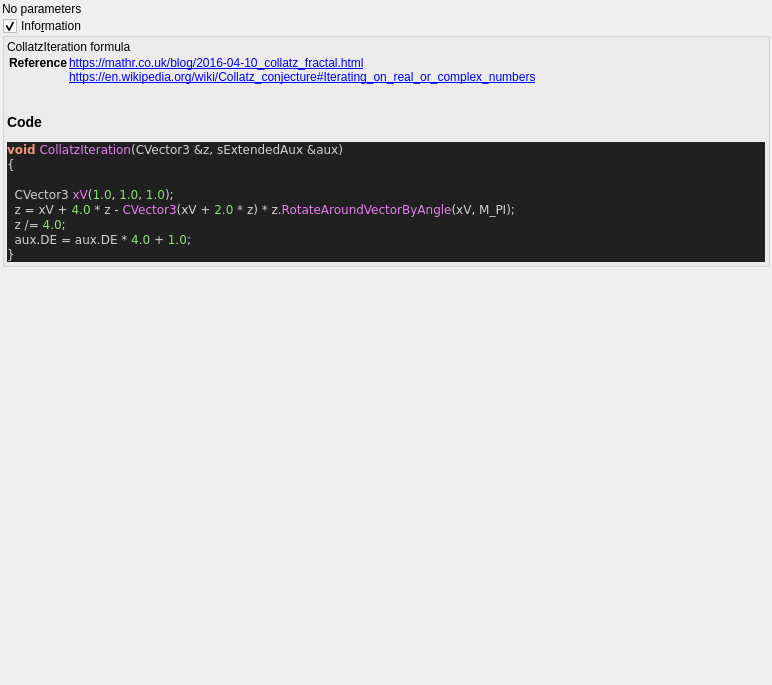
<?xml version="1.0" encoding="UTF-8"?>
<ui version="4.0">
 <class>collatz</class>
 <widget class="QWidget" name="Form">
  <property name="geometry">
   <rect>
    <x>0</x>
    <y>0</y>
    <width>772</width>
    <height>685</height>
   </rect>
  </property>
  <property name="windowTitle">
   <string notr="true">collatz</string>
  </property>
  <layout class="QVBoxLayout" name="verticalLayout">
   <property name="spacing">
    <number>2</number>
   </property>
   <property name="leftMargin">
    <number>2</number>
   </property>
   <property name="topMargin">
    <number>2</number>
   </property>
   <property name="rightMargin">
    <number>2</number>
   </property>
   <property name="bottomMargin">
    <number>2</number>
   </property>
   <item>
    <widget class="QLabel" name="label">
     <property name="text">
      <string>No parameters</string>
     </property>
    </widget>
   </item>
   <item>
    <widget class="MyGroupBox" name="groupCheck_info">
     <property name="title">
      <string>Info&amp;rmation</string>
     </property>
     <property name="flat">
      <bool>false</bool>
     </property>
     <property name="checkable">
      <bool>true</bool>
     </property>
     <layout class="QVBoxLayout" name="verticalLayout_2">
      <property name="spacing">
       <number>2</number>
      </property>
      <property name="leftMargin">
       <number>2</number>
      </property>
      <property name="topMargin">
       <number>2</number>
      </property>
      <property name="rightMargin">
       <number>2</number>
      </property>
      <property name="bottomMargin">
       <number>2</number>
      </property>
      <item>
       <widget class="QLabel" name="label_code_content">
        <property name="text">
         <string notr="true">&lt;p&gt;CollatzIteration formula&lt;/p&gt;&lt;table&gt;
&lt;tr&gt;&lt;th&gt;Reference&lt;/th&gt;&lt;td&gt;&lt;a href=&quot;https://mathr.co.uk/blog/2016-04-10_collatz_fractal.html&quot;&gt;https://mathr.co.uk/blog/2016-04-10_collatz_fractal.html&lt;br&gt;
&lt;a href=&quot;https://en.wikipedia.org/wiki/Collatz_conjecture#Iterating_on_real_or_complex_numbers&quot;&gt;https://en.wikipedia.org/wiki/Collatz_conjecture#Iterating_on_real_or_complex_numbers&lt;br&gt;
&lt;/td&gt;&lt;/tr&gt;
&lt;/table&gt;
&lt;h3&gt;Code&lt;/h3&gt;
&lt;body style=&quot;background-color:#202020&quot;&gt;
&lt;pre style=&quot;color:#d0d0d0; background-color:#202020;  font-family:'Courier New',monospace;&quot;&gt;&lt;span style=&quot;color:#f09479; font-weight:bold&quot;&gt;void&lt;/span&gt; &lt;span style=&quot;color:#e47eed&quot;&gt;CollatzIteration&lt;/span&gt;&lt;span style=&quot;color:#d0d0d0&quot;&gt;(&lt;/span&gt;CVector3 &lt;span style=&quot;color:#d0d0d0&quot;&gt;&amp;amp;&lt;/span&gt;z&lt;span style=&quot;color:#d0d0d0&quot;&gt;,&lt;/span&gt; sExtendedAux &lt;span style=&quot;color:#d0d0d0&quot;&gt;&amp;amp;&lt;/span&gt;aux&lt;span style=&quot;color:#d0d0d0&quot;&gt;)&lt;/span&gt;
&lt;span style=&quot;color:#d0d0d0&quot;&gt;{&lt;/span&gt;

  CVector3 &lt;span style=&quot;color:#e47eed&quot;&gt;xV&lt;/span&gt;&lt;span style=&quot;color:#d0d0d0&quot;&gt;(&lt;/span&gt;&lt;span style=&quot;color:#87df71&quot;&gt;1.0&lt;/span&gt;&lt;span style=&quot;color:#d0d0d0&quot;&gt;,&lt;/span&gt; &lt;span style=&quot;color:#87df71&quot;&gt;1.0&lt;/span&gt;&lt;span style=&quot;color:#d0d0d0&quot;&gt;,&lt;/span&gt; &lt;span style=&quot;color:#87df71&quot;&gt;1.0&lt;/span&gt;&lt;span style=&quot;color:#d0d0d0&quot;&gt;);&lt;/span&gt;
  z &lt;span style=&quot;color:#d0d0d0&quot;&gt;=&lt;/span&gt; xV &lt;span style=&quot;color:#d0d0d0&quot;&gt;+&lt;/span&gt; &lt;span style=&quot;color:#87df71&quot;&gt;4.0&lt;/span&gt; &lt;span style=&quot;color:#d0d0d0&quot;&gt;*&lt;/span&gt; z &lt;span style=&quot;color:#d0d0d0&quot;&gt;-&lt;/span&gt; &lt;span style=&quot;color:#e47eed&quot;&gt;CVector3&lt;/span&gt;&lt;span style=&quot;color:#d0d0d0&quot;&gt;(&lt;/span&gt;xV &lt;span style=&quot;color:#d0d0d0&quot;&gt;+&lt;/span&gt; &lt;span style=&quot;color:#87df71&quot;&gt;2.0&lt;/span&gt; &lt;span style=&quot;color:#d0d0d0&quot;&gt;*&lt;/span&gt; z&lt;span style=&quot;color:#d0d0d0&quot;&gt;) *&lt;/span&gt; z&lt;span style=&quot;color:#d0d0d0&quot;&gt;.&lt;/span&gt;&lt;span style=&quot;color:#e47eed&quot;&gt;RotateAroundVectorByAngle&lt;/span&gt;&lt;span style=&quot;color:#d0d0d0&quot;&gt;(&lt;/span&gt;xV&lt;span style=&quot;color:#d0d0d0&quot;&gt;,&lt;/span&gt; M_PI&lt;span style=&quot;color:#d0d0d0&quot;&gt;);&lt;/span&gt;
  z &lt;span style=&quot;color:#d0d0d0&quot;&gt;/=&lt;/span&gt; &lt;span style=&quot;color:#87df71&quot;&gt;4.0&lt;/span&gt;&lt;span style=&quot;color:#d0d0d0&quot;&gt;;&lt;/span&gt;
  aux&lt;span style=&quot;color:#d0d0d0&quot;&gt;.&lt;/span&gt;DE &lt;span style=&quot;color:#d0d0d0&quot;&gt;=&lt;/span&gt; aux&lt;span style=&quot;color:#d0d0d0&quot;&gt;.&lt;/span&gt;DE &lt;span style=&quot;color:#d0d0d0&quot;&gt;*&lt;/span&gt; &lt;span style=&quot;color:#87df71&quot;&gt;4.0&lt;/span&gt; &lt;span style=&quot;color:#d0d0d0&quot;&gt;+&lt;/span&gt; &lt;span style=&quot;color:#87df71&quot;&gt;1.0&lt;/span&gt;&lt;span style=&quot;color:#d0d0d0&quot;&gt;;&lt;/span&gt;
&lt;span style=&quot;color:#d0d0d0&quot;&gt;}&lt;/span&gt;
&lt;/pre&gt;
&lt;/body&gt;</string>
        </property>
        <property name="wordWrap">
         <bool>true</bool>
        </property>
        <property name="openExternalLinks">
         <bool>true</bool>
        </property>
        <property name="textInteractionFlags">
         <set>Qt::LinksAccessibleByMouse|Qt::TextSelectableByMouse</set>
        </property>
       </widget>
      </item>
     </layout>
    </widget>
   </item>
   <item>
    <spacer name="verticalSpacer">
     <property name="orientation">
      <enum>Qt::Vertical</enum>
     </property>
     <property name="sizeHint" stdset="0">
      <size>
       <width>20</width>
       <height>40</height>
      </size>
     </property>
    </spacer>
   </item>
  </layout>
 </widget>
 <customwidgets>
  <customwidget>
   <class>MyGroupBox</class>
   <extends>QGroupBox</extends>
   <header>my_group_box.h</header>
   <container>1</container>
  </customwidget>
 </customwidgets>
 <tabstops>
  <tabstop>groupCheck_info</tabstop>
 </tabstops>
 <resources/>
 <connections/>
</ui>
